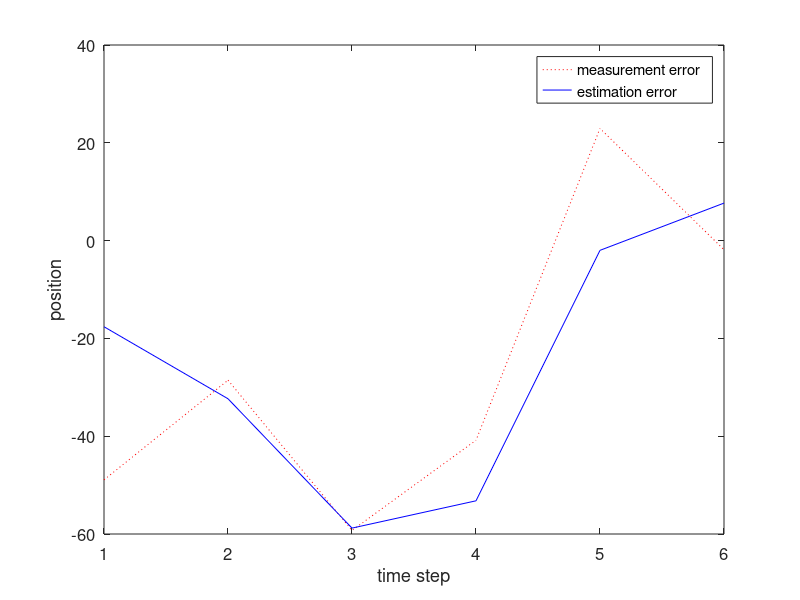
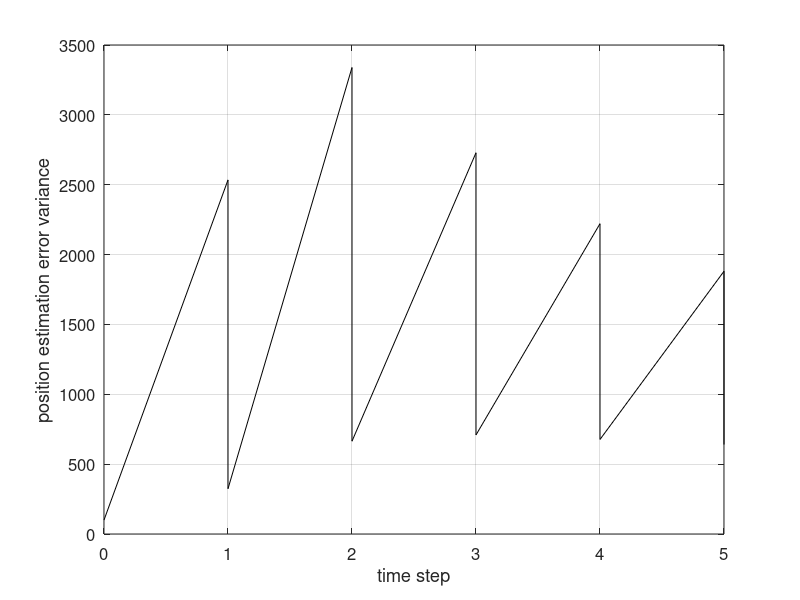

Source code (MATLAB) for these figures, in order:
function DiscreteKFEx1(N)

% Discrete time Kalman filter for position estimation of a Newtonian system.
% This example illustrates the effectiveness of the Kalman filter for state
% estimation. It also shows how the variance of the estimation error 
% propagates between time steps and decreases as each measurement is processed.
% INPUT: N = number of time steps

if ~exist('N', 'var')
    N = 6;
end

T = 5; % time between measurements
sigma = 30; % position measurement standard deviation
R = sigma^2;
P0 = [100 0 0; 0 10 0; 0 0 1]; % initial state estimate uncertainty
H = [1 0 0];
F = [1 T T*T/2; 0 1 T; 0 0 1]; % state transition matrix
x = [1; 1; 1]; % initial state
xhat = x; % initial state estimate
Q = zeros(3,3);
Q(3,3) = 0.01;

posArray = zeros(1, N);
xhatArray = zeros(3, N);
yArray = zeros(1, N);
Pplus = P0;
Varminus = zeros(1, N);
Varplus = zeros(1, N+1);
Varplus(1) = P0(1,1);
KArray = zeros(3, N);

for k = 1 : N
    % Simulate the system and measurement
    x = F * x + sqrt(Q) * randn(3,1);
    y = H * x + sigma * randn;
    % Estimate the state
    Pminus = F * Pplus * F' + Q;
    K = Pminus * H' / (H * Pminus * H' + R);
    xhat = F * xhat;
    xhat = xhat + K * (y - H * xhat);
    Pplus = (eye(3) - K * H) * Pminus * (eye(3) - K * H)' + K * R * K';
    % Save data for plotting
    posArray(k) = x(1);
    xhatArray(:, k) = xhat;
    yArray(k) = y;
    Varminus(k) = Pminus(1,1);
    Varplus(k+1) = Pplus(1,1);
    KArray(:, k) = K;
end

% Plot the results
close all
k = 1 : N;
plot(k, yArray-posArray, 'r:')
hold
plot(k, xhatArray(1,:)-posArray, 'b-')
set(gca,'FontSize',12); set(gcf,'Color','White')
xlabel('time step'); ylabel('position')
legend('measurement error', 'estimation error')

figure; hold
for k = 1 : N-1
    plot([k-1 k], [Varplus(k) Varminus(k+1)], 'k');
    plot([k k], [Varminus(k+1) Varplus(k+1)], 'k');
end
set(gca,'FontSize',12); set(gcf,'Color','White'); set(gca,'Box','on'); grid
xlabel('time step')
ylabel('position estimation error variance')